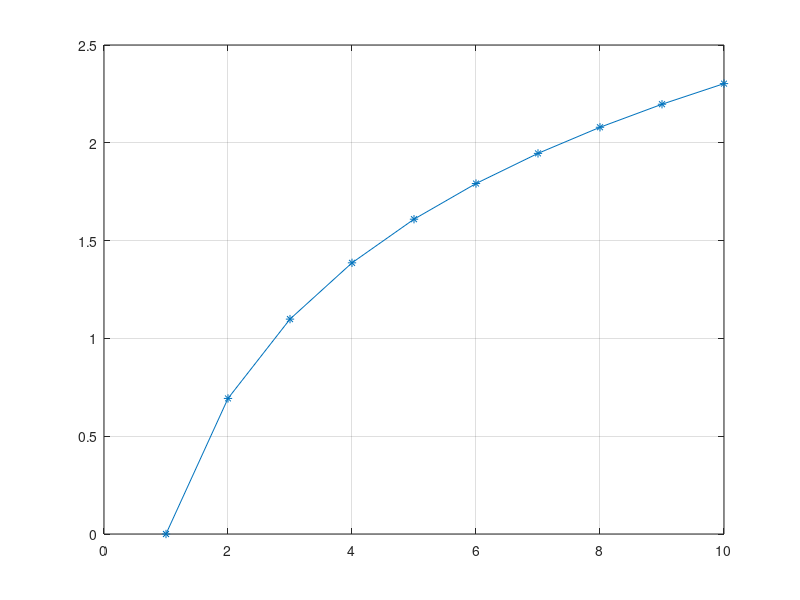

This figure's MATLAB source:
fprintf('The Estimation of LN(X) with Linear Interpolation\n\n');

a = input('Enter first value: ');
b = input('Enter second value: ');

func = @(x) log(x);

x = (1:10);

plot(x,func(x),'-*');
hold on
grid on

y_est = [];

for i = 1:10
    est = func(a) + ((func(b)-func(a))/(b-a))*(i-a);
    y_est(i) = est;
   
end

plot(x,y_est,'-o');


fprintf('\nTrue Value : %d\n',func(2));